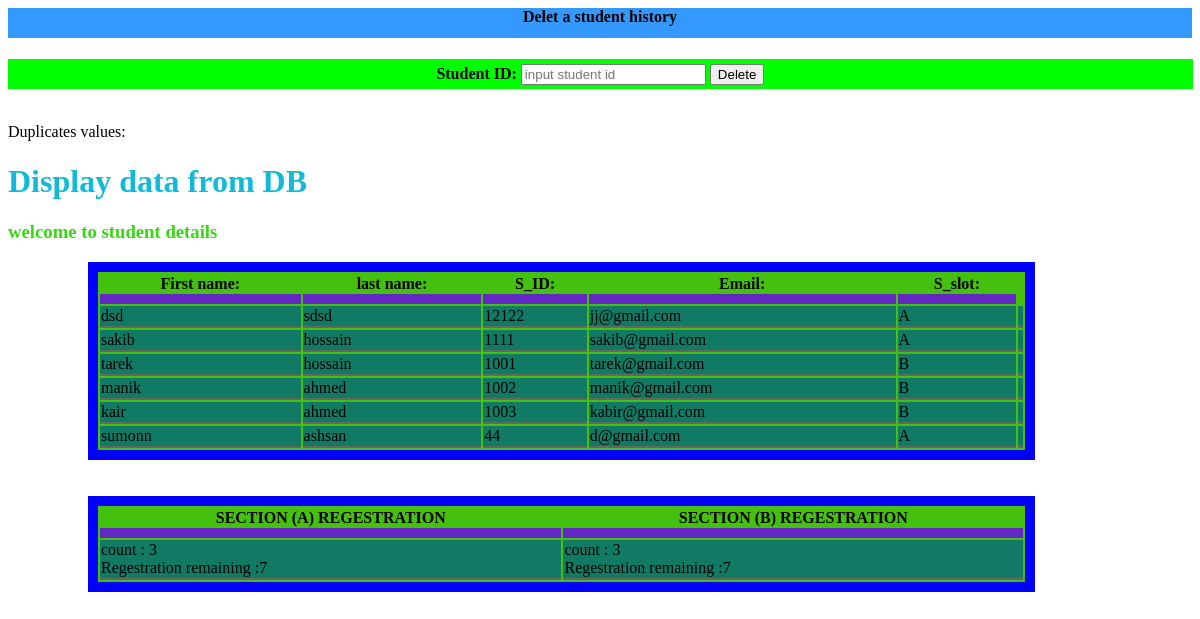
/details.php, run on the app's committed database.
### tables this page shows
CREATE TABLE IF NOT EXISTS `reg` (
  `fst_name` varchar(50) NOT NULL,
  `lst_name` varchar(50) NOT NULL,
  `sid` int(50) NOT NULL,
  `email` varchar(50) NOT NULL,
  `slot1` varchar(50) NOT NULL
);

### details.php (the view, shortened to what this page needs)
<?php
include ("delet.php");
?>
<?php
include ("id_check.php");
?>
<html>
<head>
</head>
<body>
  <h1> Display data from DB</h1>
<?php
echo "<h3>";
echo "welcome to student details";
echo "</h3>";
$servername="localhost";
$username="root";
$pass="";
$db_name="student";
$conn=mysqli_connect($servername,$username,$pass,$db_name);
$sqlget= " select * from reg";
$sqldata= mysqli_query($conn,$sqlget);
echo "<div class=a>";
echo "<table>";
echo "<tr>
         <th>First name:</th>
           <th>last name: </th>
            <th>S_ID: </th>
              <th>Email: </th>
                <th> S_slot: </th>
     </tr>";
   while ($row= mysqli_fetch_array($sqldata, MYSQLI_ASSOC )) {
           echo "<tr> <td>";
           echo $row ['fst_name'];
           echo "</td><td>";
           echo $row ['lst_name'];
           echo "</td><td>";
           echo $row ['sid'];
           echo "</td><td>";
           echo $row ['email'];
           echo "</td><td>";
           echo $row ['slot1'];
           echo "</td><td>";
            }
  echo "</table>";
  echo "</div>";
echo "<br>";echo "<br>";
echo "<table>";
echo "<tr>
         <th>SECTION (A) REGESTRATION</th>
           <th>SECTION (B) REGESTRATION </th>
     </tr>";
      echo "<tr> <td>";
      include("check.php");
        echo "</td> <td>";
          include("checkB.php");
         echo "</td> </tr>";
?>
</body>
</html>

### delet.php (shortened to what this page needs)
<html>
<body>
    <h4>   Delet a student history</h4>
<form action="" method="post">
<b>Student ID: </b> <input type="text" name="sid" placeholder="input student id">
<input type="submit" value="Delete">
</form>
</body>
</html>

### id_check.php (shortened to what this page needs)
<?php
echo " Duplicates values:";
?>

### check.php (shortened to what this page needs)
<!DOCTYPE html>
<html>
<head>
</head>
<body>
count :
</body>
</html>
<?php
$servername="localhost";
$username="root";
$pass="";
$db_name="student";
$conn=mysqli_connect($servername,$username,$pass,$db_name);
$sql= " SELECT count(sid) AS total FROM reg  where slot1= 'A' ";
$result= mysqli_query($conn,$sql);
$values=mysqli_fetch_assoc($result);
$rows=$values['total'];
echo $rows;
echo "<br>";
echo " Regestration remaining :";
echo (10-$rows);
?>

### checkB.php (shortened to what this page needs)
<!DOCTYPE html>
<html>
<head>
</head>
<body>
count :
</body>
</html>
<?php
$servername="localhost";
$username="root";
$pass="";
$db_name="student";
$conn=mysqli_connect($servername,$username,$pass,$db_name);
$sql= " SELECT count(sid) AS total FROM reg  where slot1= 'B' ";
$result= mysqli_query($conn,$sql);
$values=mysqli_fetch_assoc($result);
$rows=$values['total'];
echo $rows;
echo "<br>";
echo " Regestration remaining :";
echo (10-$rows);
?>

### delet.php (style rules this page uses)
h4 { background-color: #3399ff; text-align: center; height: 30px; }
b { background-color: : white; column-rule-color: green; }
form { background-color: #00ff00; text-align: center; width: 95%; height: 30px; align-content: center; padding-left: 30px; padding-right: 30px; }

### details.php (style rules this page uses)
h1 { color: #13BAD8; border-color: #13BAD8; }
table { border: 10px solid blue; background-color: #44C10E; width:80%; margin-left: 80px; margin-right: 80px; padding-top: 0px; height: auto; }
th { border-bottom: 10px solid #6328C3; }
td { background-color:#117A65 ; border-bottom: 2px solid #666; }
h3 { color:#37D813; }

### data on the page
reg: fst_name "dsd", lst_name "sdsd", sid "12122", email "jj@gmail.com", slot1 "A"
reg: fst_name "sakib", lst_name "hossain", sid "1111", email "sakib@gmail.com", slot1 "A"
reg: fst_name "tarek", lst_name "hossain", sid "1001", email "tarek@gmail.com", slot1 "B"
reg: fst_name "manik", lst_name "ahmed", sid "1002", email "manik@gmail.com", slot1 "B"
reg: fst_name "kair", lst_name "ahmed", sid "1003", email "kabir@gmail.com", slot1 "B"
reg: fst_name "sumonn", lst_name "ashsan", sid "44", email "d@gmail.com", slot1 "A"

### other printed values
$rows "3"
10-$rows "7"
